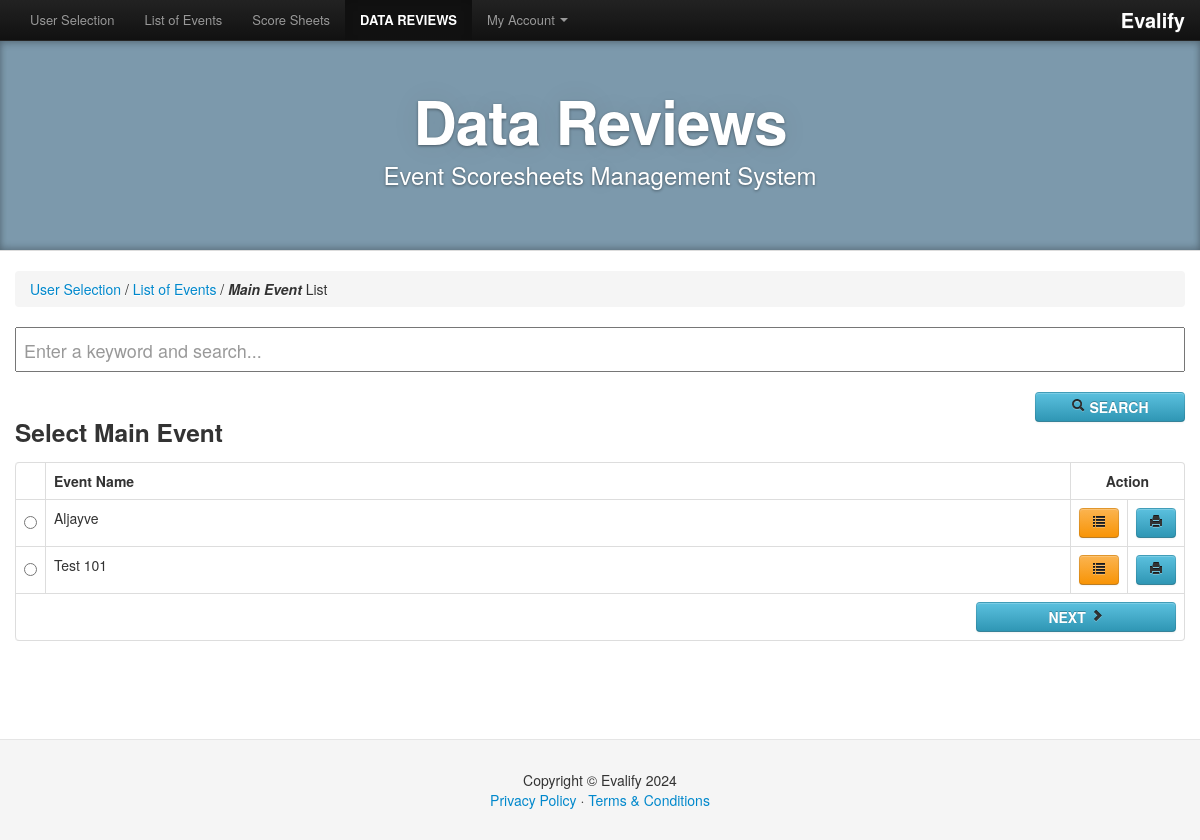
/rev_main_event.php (signed in), run on an earlier commit of the app's database.
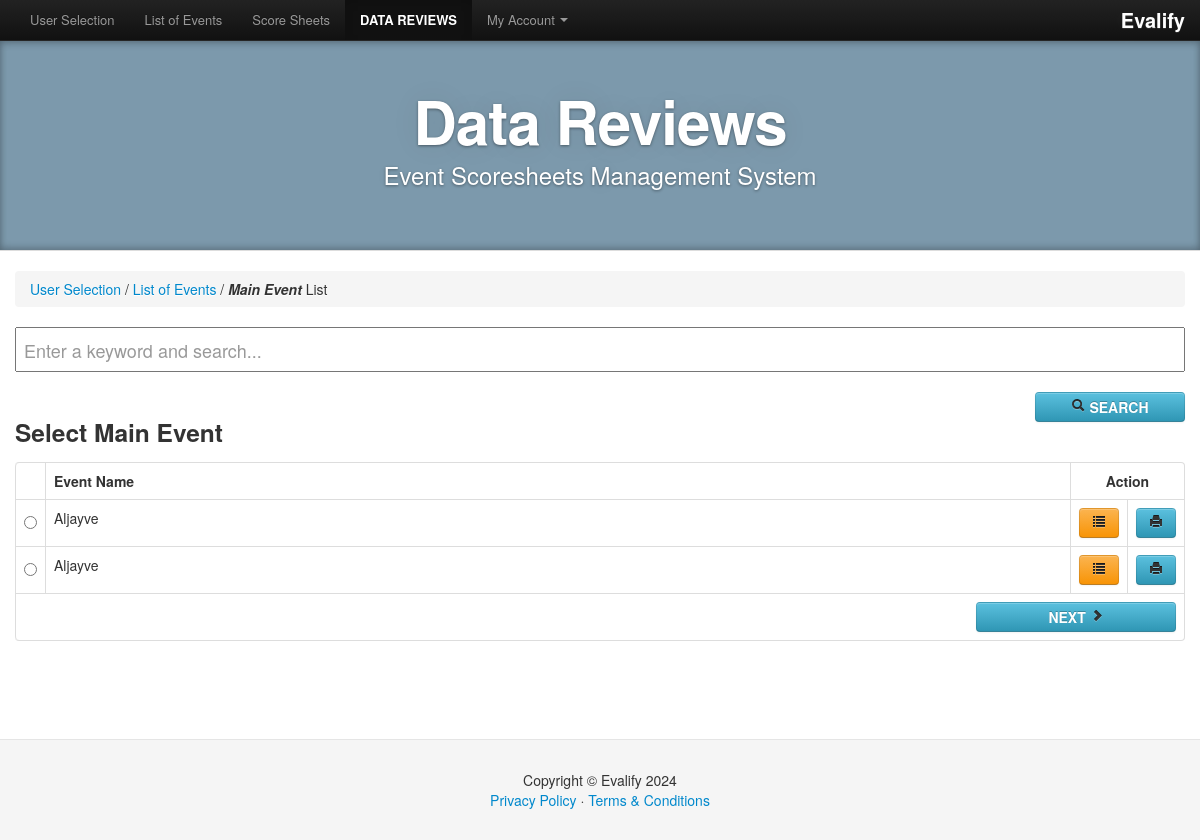
And on a later commit of the database.
### tables this page shows
CREATE TABLE `main_event` (
  `mainevent_id` int(11) NOT NULL,
  `event_name` varchar(255) NOT NULL,
  `status` varchar(50) NOT NULL,
  `organizer_id` int(11) NOT NULL,
  `sy` varchar(9) NOT NULL,
  `date_start` date NOT NULL,
  `date_end` date NOT NULL,
  `place` varchar(255) NOT NULL
);

### rev_main_event.php (the view, shortened to what this page needs)
<!DOCTYPE html>
<html lang="en">
  <?php
  include('header2.php');
    include('session.php');
  ?>
  <body>
    <div class="navbar navbar-inverse navbar-fixed-top">
      <div class="navbar-inner">
        <div class="container">
               <a class="brand" href="#">Evalify</a>
          <div class="nav-collapse collapse">
            <ul class="nav">
                          <li>
                <a href="selection.php">User Selection</a>
              </li>
                <li>
                <a href="home.php">List of Events</a>
              </li>
              <li>
                <a href="score_sheets.php">Score Sheets</a>
              </li>
               <li class="active">
                  <a href="rev_main_event.php"><strong>DATA REVIEWS</strong></a>
              </li>
                <li class="dropdown">
                  <a href="#" class="dropdown-toggle" data-toggle="dropdown" role="button" aria-expanded="false">My Account <span class="caret"></span></a>
                    </li>
            </ul>
          </div>
        </div>
      </div>
    </div>
<header class="jumbotron subhead" id="overview">
  <div class="container">
    <h1>Data Reviews</h1>
    <p class="lead">Event Scoresheets Management System</p>
  </div>
</header>
    <div class="container">
    <br />
                <div class="col-md-12">
                    <ul class="breadcrumb">
                        <li><a href="selection.php">User Selection</a> / </li>
                        <li><a href="home.php">List of Events</a> / </li>
                        <li><i><strong>Main Event</strong></i> List</li>
                    </ul>
                </div>
    <div class="col-lg-10">
    <form method="POST" target="_self" action="review_search.php">
     <input style="font-size: large; height: 45px !important; text-indent: 7px !important;" class="form-control btn-block" name="txtsearch" placeholder="Enter a keyword and search..." />
     <br />
      <button class="btn btn-info pull-right" style="width: 150px !important;"><i class="icon-search"></i> <strong>SEARCH</strong></button>
      </form>
   </div>
   <div class="col-lg-6">
 <div class="panel panel-primary">
            <div class="panel-heading">
              <h3 class="panel-title">Select Main Event</h3>
            </div>
     <div class="panel-body">
  <form method="POST" action="rev_sub_event.php">
  <table class="table table-bordered">
  <thead>
  <th></th>
   <th>Event Name</th>
    <th colspan="2"><center>Action</center></th>
  </thead>
  <tbody>
   <?php
   	$mainevent_query = $conn->query("SELECT * FROM main_event") or die(mysql_error());
       while ($mainevent_row = $mainevent_query->fetch())
        { ?>
  <tr>
  <td width="10" align="center"><input type="radio" name="main_event_id" value="<?php echo $mainevent_row['mainevent_id']; ?>" required="true" /></td>
  <td> <?php echo $mainevent_row['event_name']; ?></td>
  <td width="10">
  <a target="_blank" title="click to print summary result" href="summary_results.php?main_event_id=<?php echo $mainevent_row['mainevent_id']; ?>" class="btn btn-warning"><i class="icon-list"></i></a>
  </td>
  <td width="10">
  <a target="_blank" title="click to print event result" href="print_all_results.php?main_event_id=<?php echo $mainevent_row['mainevent_id']; ?>" class="btn btn-info"><i class="icon-print"></i></a>
  </td>
  </tr>
  <?php } ?>
  <tr>
  <td colspan="4">
  <?php if($mainevent_query->rowCount()>0){ ?>
    <button class="btn btn-info pull-right" style="width: 200px !important;"><strong>NEXT</strong> <i class="icon-chevron-right"></i></button></td>
  <?php }else{ ?>
    <div class="alert alert-warning">
    <h3>NO EVENTS TO DISPLAY... PLEASE ADD AN EVENT <a href="home.php">HERE &raquo;</a></h3>
    </div>
  <?php } ?>
  </tr>
  </tbody>
  </table>
 </form>
</div>
          </div>
  </div>
          </div>
   <?php include('footer.php'); ?>
  </body>
</html>

What changed in the data, as far as the page shows it:
removed main_event: event_name "Test 101"
added main_event: event_name "Aljayve"
